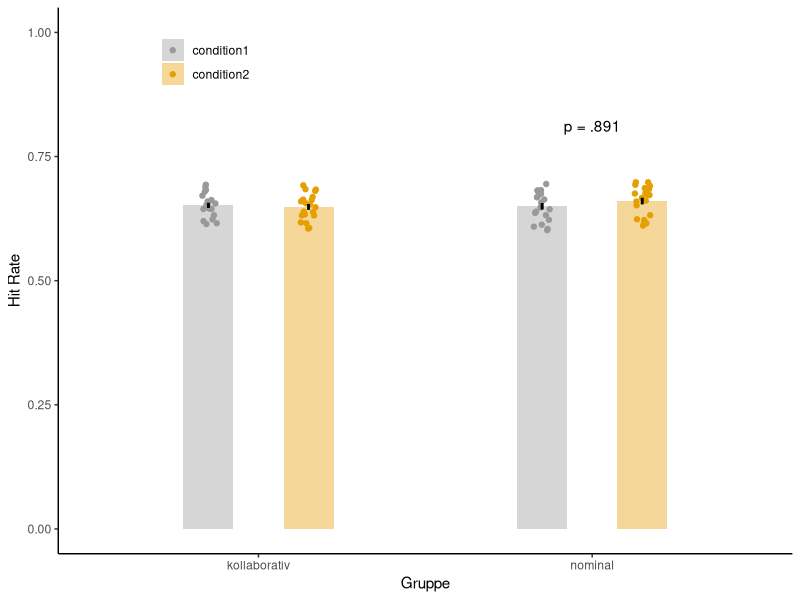
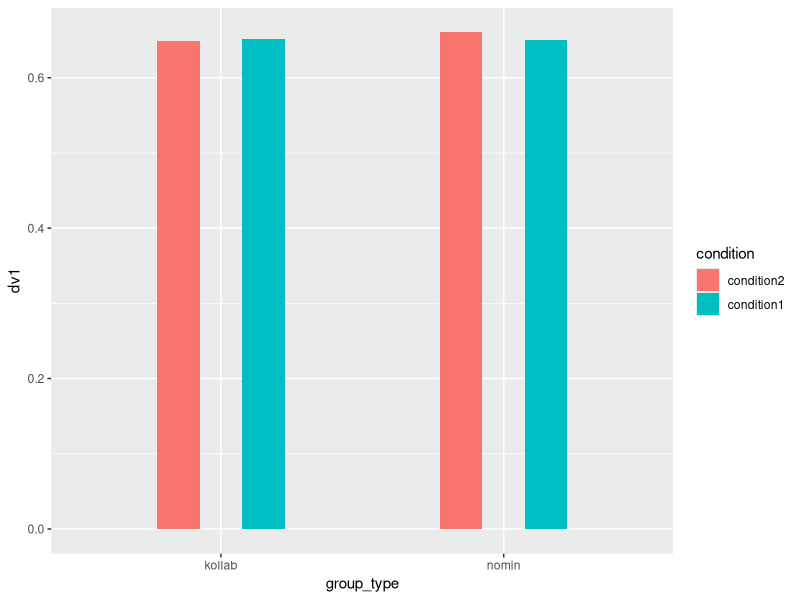
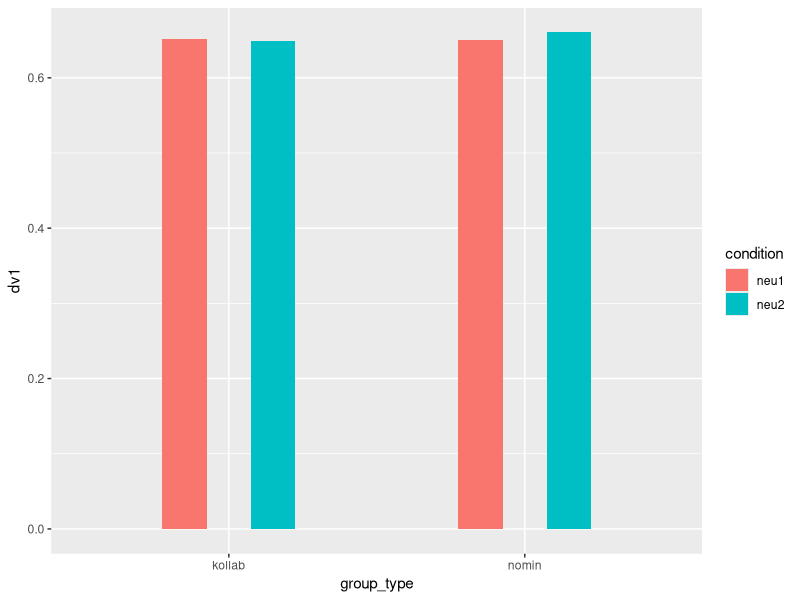
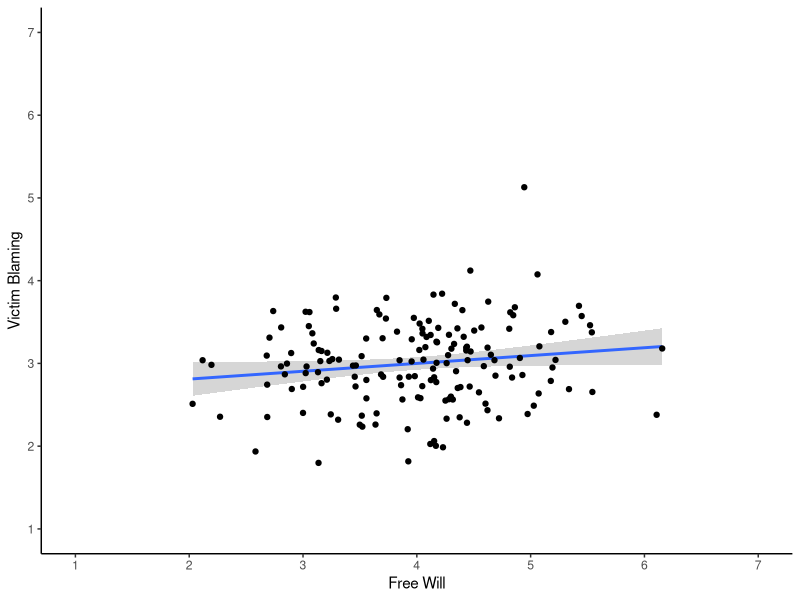

The R source for these figures, in order:
# WS25, Gruppe E

library(tidyverse)

data_nina <- function(){
  set.seed(5)
  n <- 40
  n_within_levels <- 6
  
  df <- data.frame(
    subject = rep(1:n, each = n_within_levels),
    group_type = rep(rep(c("kollab", "nomin"), each = n/2), each = n_within_levels),
    condition = rep(paste0("condition", 1:6), times = n),
    dv1 = runif(n * n_within_levels, min = 0.6, max = 0.7),
    dv2 = runif(n * n_within_levels, min = 0.1, max = 0.6)) %>%
    as_tibble() %>%
    mutate(across(subject:condition, ~as_factor(.)))  
}

data_anabel <- function(){
  df <- haven::read_spss('./Datensatz_Umfrage_Bachelorarbeit.sav') %>%
    mutate(Haustier = as_factor(Haustier_zusammen),
           lfdn = as_factor(lfdn)) %>%
    select(lfdn, Haustier, Depression_DASS, Allg.Lebenszufriedenheit_HSWBS,
           Satisfaction_with_Life_Scale)
  return(df)
}

data_madita <- function(){
  set.seed(5)
  
  n <- 192
  M  <- c(6.5, 3.2, 7.0)
  SD <- c(0.2, 0.4, 0.3)
  
  cor_matrix <- matrix(c(
    1.00,  0.267, 0.293,
    0.267,  1.00,  0.149,
    0.293,  0.149,  1.00
  ), nrow = 3, byrow = TRUE)
  
  cov_matrix <- diag(SD) %*% cor_matrix %*% diag(SD)
  
  df <- as_tibble((data.frame(ID = as_factor(1:n),
                        MASS::mvrnorm(n = n, 
                                mu = M, 
                                Sigma = cov_matrix,
                                empirical = TRUE)))) %>%
                  rename("A" = X1,
                         "B" = X2,
                         "C" = X3)
  return(df)
}

data_julian <- function(){
  set.seed(5)
  
  n <- 163
  M  <- c(4, 3)
  SD <- c(0.8, 0.5)
  
  cor_matrix <- matrix(c(
    1.00,  sqrt(0.023),
    sqrt(0.023),  1.00
  ), nrow = 2, byrow = TRUE)
  
  cov_matrix <- diag(SD) %*% cor_matrix %*% diag(SD)
  
  df <- as_tibble((data.frame(ID = as_factor(1:n),
                              MASS::mvrnorm(n = n, 
                                            mu = M, 
                                            Sigma = cov_matrix,
                                            empirical = TRUE)))) %>%
    rename("A" = X1,
           "B" = X2)
  return(df)
}

###### ===== Code ggplot
# color-blind friendly palette, see 
# http://www.cookbook-r.com/Graphs/Colors_(ggplot2)/

cbPalette <- c("#999999", "#E69F00", "#56B4E9", 
               "#009E73", "#F0E442", "#0072B2",
               "#D55E00", "#CC79A7")

# bar graphs
df <- data_nina() %>%
      filter(condition %in% c("condition1", "condition2"))

ggplot(df, aes(x = group_type,
               y = dv1,
               fill  = condition,
               group = condition)) +
  geom_bar(stat = "summary",
           fun.data = "mean_se",
           width = 0.3,
           position = position_dodge(0.6),
           alpha = 0.4) +
  geom_jitter(aes(color = condition),
              size = 1.5,
              position = position_jitterdodge(
                jitter.width = 0.2,
                dodge.width  = 0.6)) +
  geom_linerange(stat = "summary",
                 fun.data = "mean_se",
                 fun.args = list(mult = 1), # 1 SE
                 position = position_dodge(0.6),
                 linewidth = 1,
                 color = 'black') +
# Konfektionierung  
  coord_cartesian(ylim = c(0,1)) +
  scale_fill_manual(values = cbPalette)  +
  scale_color_manual(values = cbPalette) +
  theme_classic() +
  labs(x = "Gruppe", y = "Hit Rate") +  
  scale_x_discrete(labels= c("kollaborativ", "nominal"))  + 
  #scale_x_discrete(labels= c("very long label A", "very long label B", "very long label C"),
  #                 guide = guide_axis(n.dodge = 2))  + 
  # theme(axis.text.x = element_text(angle = 30, vjust = 0.5, hjust=0.5)) +
  theme(legend.position="inside",
        legend.position.inside = c(0.2, 0.9),
        legend.title = element_blank()) +
  annotate("text", 
           x = 2, y = 0.8,
           label = 'p = .891',
           vjust = 'bottom', hjust = 'center')  

# Umsortieren von Faktorstufen
df2 <- df %>% 
        mutate(condition = fct_relevel(condition,
                                    "condition2",
                                   "condition1"))
ggplot(df2, aes(x = group_type,
               y = dv1,
               fill  = condition,
               group = condition)) +
  geom_bar(stat = "summary",
           fun.data = "mean_se",
           width = 0.3,
           position = position_dodge(0.6))

# Umbenennen von Faktorstufen
df3 <- df %>% 
  mutate(condition = fct_recode(condition,
                          neu1 =  "condition1",
                          neu2 =  "condition2"))
ggplot(df3, aes(x = group_type,
                y = dv1,
                fill  = condition,
                group = condition)) +
  geom_bar(stat = "summary",
           fun.data = "mean_se",
           width = 0.3,
           position = position_dodge(0.6))


#### Streudiagramme

df <- data_julian()

ggplot(df, aes(x = A,
               y = B)) +
  geom_smooth(method='lm', se = TRUE,
              level = 0.95,  
              fullrange = TRUE) + # 95% CI
  geom_point() + 
  # Konfektionierung
  theme_classic() +
  coord_cartesian(xlim = c(1,7), ylim = c(1, 7)) +
  scale_x_continuous(breaks = seq(1,7,1)) +
  scale_y_continuous(breaks = seq(1,7,1)) +
  labs(x = 'Free Will', y = 'Victim Blaming') 
  

